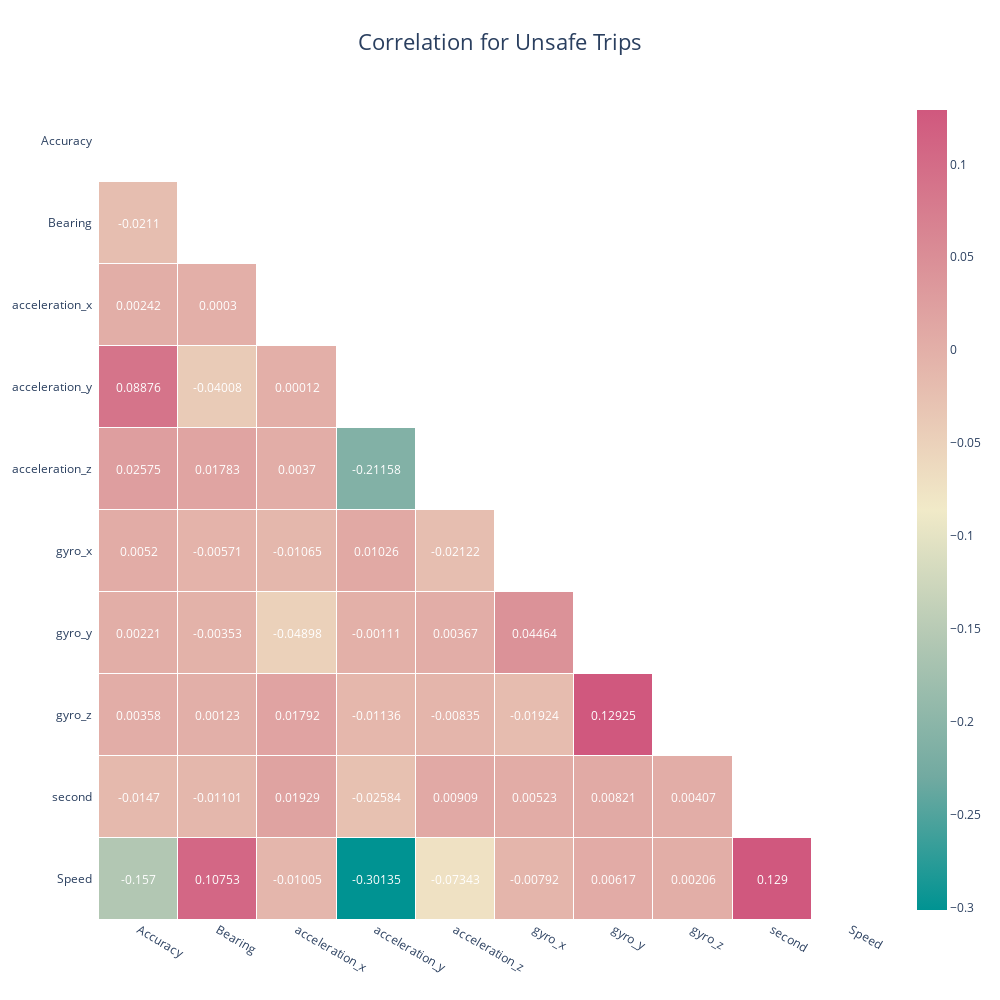

Notebook code for this chart:
### Markdown cell above
## Correlation for Dangerous data

### Code cell
import plotly.io as pio
import plotly.express as px
import plotly.graph_objects as go
import matplotlib.pyplot as plt
import numpy as np
import plotly.figure_factory as ff

# unsafe data is all dangerous data
unsafe10 = df[df['label']==1]
unsafe10 = unsafe10[unsafe10['Accuracy']<=3]
df2=unsafe10.drop(['label','bookingID'], axis=1)
corr = df2.corr().round(5)
mask = np.triu(np.ones_like(corr, dtype=bool))
df_mask = corr.mask(mask)

fig = ff.create_annotated_heatmap(z=df_mask.to_numpy(), 
                                  x=df_mask.columns.tolist(),
                                  y=df_mask.columns.tolist(),
                                  colorscale=px.colors.diverging.Tealrose,
                                  hoverinfo="none", #Shows hoverinfo for null values
                                  showscale=True, ygap=1, xgap=1
                                 )

fig.update_xaxes(side="bottom")

fig.update_layout(
    title_text='Correlation for Unsafe Trips', 
    title_x=0.5,
    title_font_size=22,
    width=1000, 
    height=1000,
    xaxis_showgrid=False,
    yaxis_showgrid=False,
    xaxis_zeroline=False,
    yaxis_zeroline=False,
    yaxis_autorange='reversed',
    template='plotly_white'
)

# NaN values are not handled automatically and are displayed in the figure
# So we need to get rid of the text manually
for i in range(len(fig.layout.annotations)):
    if fig.layout.annotations[i].text == 'nan':
        fig.layout.annotations[i].text = ""

fig.show()

### Figure 1 — Plotly figure (JSON) as saved in the notebook; plotly's stock layout.template omitted (floating-point values rounded to 4 significant figures)
{"data": [{"colorscale": [[0, "rgb(0, 147, 146)"], [0.1667, "rgb(114, 170, 161)"], [0.3333, "rgb(177, 199, 179)"], [0.5, "rgb(241, 234, 200)"], [0.6667, "rgb(229, 185, 173)"], [0.8333, "rgb(217, 137, 148)"], [1, "rgb(208, 88, 126)"]], "hoverinfo": "none", "reversescale": false, "showscale": true, "type": "heatmap", "x": ["Accuracy", "Bearing", "acceleration_x", "acceleration_y", "acceleration_z", "gyro_x", "gyro_y", "gyro_z", "second", "Speed"], "xgap": 1, "y": ["Accuracy", "Bearing", "acceleration_x", "acceleration_y", "acceleration_z", "gyro_x", "gyro_y", "gyro_z", "second", "Speed"], "ygap": 1, "z": [[null, null, null, null, null, null, null, null, null, null], [-0.0211, null, null, null, null, null, null, null, null, null], [0.00242, 0.0003, null, null, null, null, null, null, null, null], [0.08876, -0.04008, 0.00012, null, null, null, null, null, null, null], [0.02575, 0.01783, 0.0037, -0.2116, null, null, null, null, null, null], [0.0052, -0.00571, -0.01065, 0.01026, -0.02122, null, null, null, null, null], [0.00221, -0.00353, -0.04898, -0.00111, 0.00367, 0.04464, null, null, null, null], [0.00358, 0.00123, 0.01792, -0.01136, -0.00835, -0.01924, 0.1293, null, null, null], [-0.0147, -0.01101, 0.01929, -0.02584, 0.00909, 0.00523, 0.00821, 0.00407, null, null], [-0.157, 0.1075, -0.01005, -0.3014, -0.07343, -0.00792, 0.00617, 0.00206, 0.129, null]]}], "layout": {"annotations": [{"font": {"color": "#FFFFFF"}, "showarrow": false, "text": "", "x": "Accuracy", "xref": "x", "y": "Accuracy", "yref": "y"}, {"font": {"color": "#FFFFFF"}, "showarrow": false, "text": "", "x": "Bearing", "xref": "x", "y": "Accuracy", "yref": "y"}, {"font": {"color": "#FFFFFF"}, "showarrow": false, "text": "", "x": "acceleration_x", "xref": "x", "y": "Accuracy", "yref": "y"}, {"font": {"color": "#FFFFFF"}, "showarrow": false, "text": "", "x": "acceleration_y", "xref": "x", "y": "Accuracy", "yref": "y"}, {"font": {"color": "#FFFFFF"}, "showarrow": false, "text": "", "x": "acceleration_z", "xref": "x", "y": "Accuracy", "yref": "y"}, {"font": {"color": "#FFFFFF"}, "showarrow": false, "text": "", "x": "gyro_x", "xref": "x", "y": "Accuracy", "yref": "y"}, {"font": {"color": "#FFFFFF"}, "showarrow": false, "text": "", "x": "gyro_y", "xref": "x", "y": "Accuracy", "yref": "y"}, {"font": {"color": "#FFFFFF"}, "showarrow": false, "text": "", "x": "gyro_z", "xref": "x", "y": "Accuracy", "yref": "y"}, {"font": {"color": "#FFFFFF"}, "showarrow": false, "text": "", "x": "second", "xref": "x", "y": "Accuracy", "yref": "y"}, {"font": {"color": "#FFFFFF"}, "showarrow": false, "text": "", "x": "Speed", "xref": "x", "y": "Accuracy", "yref": "y"}, {"font": {"color": "#FFFFFF"}, "showarrow": false, "text": "-0.0211", "x": "Accuracy", "xref": "x", "y": "Bearing", "yref": "y"}, {"font": {"color": "#FFFFFF"}, "showarrow": false, "text": "", "x": "Bearing", "xref": "x", "y": "Bearing", "yref": "y"}, {"font": {"color": "#FFFFFF"}, "showarrow": false, "text": "", "x": "acceleration_x", "xref": "x", "y": "Bearing", "yref": "y"}, {"font": {"color": "#FFFFFF"}, "showarrow": false, "text": "", "x": "acceleration_y", "xref": "x", "y": "Bearing", "yref": "y"}, {"font": {"color": "#FFFFFF"}, "showarrow": false, "text": "", "x": "acceleration_z", "xref": "x", "y": "Bearing", "yref": "y"}, {"font": {"color": "#FFFFFF"}, "showarrow": false, "text": "", "x": "gyro_x", "xref": "x", "y": "Bearing", "yref": "y"}, {"font": {"color": "#FFFFFF"}, "showarrow": false, "text": "", "x": "gyro_y", "xref": "x", "y": "Bearing", "yref": "y"}, {"font": {"color": "#FFFFFF"}, "showarrow": false, "text": "", "x": "gyro_z", "xref": "x", "y": "Bearing", "yref": "y"}, {"font": {"color": "#FFFFFF"}, "showarrow": false, "text": "", "x": "second", "xref": "x", "y": "Bearing", "yref": "y"}, {"font": {"color": "#FFFFFF"}, "showarrow": false, "text": "", "x": "Speed", "xref": "x", "y": "Bearing", "yref": "y"}, {"font": {"color": "#FFFFFF"}, "showarrow": false, "text": "0.00242", "x": "Accuracy", "xref": "x", "y": "acceleration_x", "yref": "y"}, {"font": {"color": "#FFFFFF"}, "showarrow": false, "text": "0.0003", "x": "Bearing", "xref": "x", "y": "acceleration_x", "yref": "y"}, {"font": {"color": "#FFFFFF"}, "showarrow": false, "text": "", "x": "acceleration_x", "xref": "x", "y": "acceleration_x", "yref": "y"}, {"font": {"color": "#FFFFFF"}, "showarrow": false, "text": "", "x": "acceleration_y", "xref": "x", "y": "acceleration_x", "yref": "y"}, {"font": {"color": "#FFFFFF"}, "showarrow": false, "text": "", "x": "acceleration_z", "xref": "x", "y": "acceleration_x", "yref": "y"}, {"font": {"color": "#FFFFFF"}, "showarrow": false, "text": "", "x": "gyro_x", "xref": "x", "y": "acceleration_x", "yref": "y"}, {"font": {"color": "#FFFFFF"}, "showarrow": false, "text": "", "x": "gyro_y", "xref": "x", "y": "acceleration_x", "yref": "y"}, {"font": {"color": "#FFFFFF"}, "showarrow": false, "text": "", "x": "gyro_z", "xref": "x", "y": "acceleration_x", "yref": "y"}, {"font": {"color": "#FFFFFF"}, "showarrow": false, "text": "", "x": "second", "xref": "x", "y": "acceleration_x", "yref": "y"}, {"font": {"color": "#FFFFFF"}, "showarrow": false, "text": "", "x": "Speed", "xref": "x", "y": "acceleration_x", "yref": "y"}, {"font": {"color": "#FFFFFF"}, "showarrow": false, "text": "0.08876", "x": "Accuracy", "xref": "x", "y": "acceleration_y", "yref": "y"}, {"font": {"color": "#FFFFFF"}, "showarrow": false, "text": "-0.04008", "x": "Bearing", "xref": "x", "y": "acceleration_y", "yref": "y"}, {"font": {"color": "#FFFFFF"}, "showarrow": false, "text": "0.00012", "x": "acceleration_x", "xref": "x", "y": "acceleration_y", "yref": "y"}, {"font": {"color": "#FFFFFF"}, "showarrow": false, "text": "", "x": "acceleration_y", "xref": "x", "y": "acceleration_y", "yref": "y"}, {"font": {"color": "#FFFFFF"}, "showarrow": false, "text": "", "x": "acceleration_z", "xref": "x", "y": "acceleration_y", "yref": "y"}, {"font": {"color": "#FFFFFF"}, "showarrow": false, "text": "", "x": "gyro_x", "xref": "x", "y": "acceleration_y", "yref": "y"}, {"font": {"color": "#FFFFFF"}, "showarrow": false, "text": "", "x": "gyro_y", "xref": "x", "y": "acceleration_y", "yref": "y"}, {"font": {"color": "#FFFFFF"}, "showarrow": false, "text": "", "x": "gyro_z", "xref": "x", "y": "acceleration_y", "yref": "y"}, {"font": {"color": "#FFFFFF"}, "showarrow": false, "text": "", "x": "second", "xref": "x", "y": "acceleration_y", "yref": "y"}, {"font": {"color": "#FFFFFF"}, "showarrow": false, "text": "", "x": "Speed", "xref": "x", "y": "acceleration_y", "yref": "y"}, {"font": {"color": "#FFFFFF"}, "showarrow": false, "text": "0.02575", "x": "Accuracy", "xref": "x", "y": "acceleration_z", "yref": "y"}, {"font": {"color": "#FFFFFF"}, "showarrow": false, "text": "0.01783", "x": "Bearing", "xref": "x", "y": "acceleration_z", "yref": "y"}, {"font": {"color": "#FFFFFF"}, "showarrow": false, "text": "0.0037", "x": "acceleration_x", "xref": "x", "y": "acceleration_z", "yref": "y"}, {"font": {"color": "#FFFFFF"}, "showarrow": false, "text": "-0.21158", "x": "acceleration_y", "xref": "x", "y": "acceleration_z", "yref": "y"}, {"font": {"color": "#FFFFFF"}, "showarrow": false, "text": "", "x": "acceleration_z", "xref": "x", "y": "acceleration_z", "yref": "y"}, {"font": {"color": "#FFFFFF"}, "showarrow": false, "text": "", "x": "gyro_x", "xref": "x", "y": "acceleration_z", "yref": "y"}, {"font": {"color": "#FFFFFF"}, "showarrow": false, "text": "", "x": "gyro_y", "xref": "x", "y": "acceleration_z", "yref": "y"}, {"font": {"color": "#FFFFFF"}, "showarrow": false, "text": "", "x": "gyro_z", "xref": "x", "y": "acceleration_z", "yref": "y"}, {"font": {"color": "#FFFFFF"}, "showarrow": false, "text": "", "x": "second", "xref": "x", "y": "acceleration_z", "yref": "y"}, {"font": {"color": "#FFFFFF"}, "showarrow": false, "text": "", "x": "Speed", "xref": "x", "y": "acceleration_z", "yref": "y"}, {"font": {"color": "#FFFFFF"}, "showarrow": false, "text": "0.0052", "x": "Accuracy", "xref": "x", "y": "gyro_x", "yref": "y"}, {"font": {"color": "#FFFFFF"}, "showarrow": false, "text": "-0.00571", "x": "Bearing", "xref": "x", "y": "gyro_x", "yref": "y"}, {"font": {"color": "#FFFFFF"}, "showarrow": false, "text": "-0.01065", "x": "acceleration_x", "xref": "x", "y": "gyro_x", "yref": "y"}, {"font": {"color": "#FFFFFF"}, "showarrow": false, "text": "0.01026", "x": "acceleration_y", "xref": "x", "y": "gyro_x", "yref": "y"}, {"font": {"color": "#FFFFFF"}, "showarrow": false, "text": "-0.02122", "x": "acceleration_z", "xref": "x", "y": "gyro_x", "yref": "y"}, {"font": {"color": "#FFFFFF"}, "showarrow": false, "text": "", "x": "gyro_x", "xref": "x", "y": "gyro_x", "yref": "y"}, {"font": {"color": "#FFFFFF"}, "showarrow": false, "text": "", "x": "gyro_y", "xref": "x", "y": "gyro_x", "yref": "y"}, {"font": {"color": "#FFFFFF"}, "showarrow": false, "text": "", "x": "gyro_z", "xref": "x", "y": "gyro_x", "yref": "y"}, {"font": {"color": "#FFFFFF"}, "showarrow": false, "text": "", "x": "second", "xref": "x", "y": "gyro_x", "yref": "y"}, {"font": {"color": "#FFFFFF"}, "showarrow": false, "text": "", "x": "Speed", "xref": "x", "y": "gyro_x", "yref": "y"}, {"font": {"color": "#FFFFFF"}, "showarrow": false, "text": "0.00221", "x": "Accuracy", "xref": "x", "y": "gyro_y", "yref": "y"}, {"font": {"color": "#FFFFFF"}, "showarrow": false, "text": "-0.00353", "x": "Bearing", "xref": "x", "y": "gyro_y", "yref": "y"}, {"font": {"color": "#FFFFFF"}, "showarrow": false, "text": "-0.04898", "x": "acceleration_x", "xref": "x", "y": "gyro_y", "yref": "y"}, {"font": {"color": "#FFFFFF"}, "showarrow": false, "text": "-0.00111", "x": "acceleration_y", "xref": "x", "y": "gyro_y", "yref": "y"}, {"font": {"color": "#FFFFFF"}, "showarrow": false, "text": "0.00367", "x": "acceleration_z", "xref": "x", "y": "gyro_y", "yref": "y"}, {"font": {"color": "#FFFFFF"}, "showarrow": false, "text": "0.04464", "x": "gyro_x", "xref": "x", "y": "gyro_y", "yref": "y"}, {"font": {"color": "#FFFFFF"}, "showarrow": false, "text": "", "x": "gyro_y", "xref": "x", "y": "gyro_y", "yref": "y"}, {"font": {"color": "#FFFFFF"}, "showarrow": false, "text": "", "x": "gyro_z", "xref": "x", "y": "gyro_y", "yref": "y"}, {"font": {"color": "#FFFFFF"}, "showarrow": false, "text": "", "x": "second", "xref": "x", "y": "gyro_y", "yref": "y"}, {"font": {"color": "#FFFFFF"}, "showarrow": false, "text": "", "x": "Speed", "xref": "x", "y": "gyro_y", "yref": "y"}, {"font": {"color": "#FFFFFF"}, "showarrow": false, "text": "0.00358", "x": "Accuracy", "xref": "x", "y": "gyro_z", "yref": "y"}, {"font": {"color": "#FFFFFF"}, "showarrow": false, "text": "0.00123", "x": "Bearing", "xref": "x", "y": "gyro_z", "yref": "y"}, {"font": {"color": "#FFFFFF"}, "showarrow": false, "text": "0.01792", "x": "acceleration_x", "xref": "x", "y": "gyro_z", "yref": "y"}, {"font": {"color": "#FFFFFF"}, "showarrow": false, "text": "-0.01136", "x": "acceleration_y", "xref": "x", "y": "gyro_z", "yref": "y"}, {"font": {"color": "#FFFFFF"}, "showarrow": false, "text": "-0.00835", "x": "acceleration_z", "xref": "x", "y": "gyro_z", "yref": "y"}, {"font": {"color": "#FFFFFF"}, "showarrow": false, "text": "-0.01924", "x": "gyro_x", "xref": "x", "y": "gyro_z", "yref": "y"}, {"font": {"color": "#FFFFFF"}, "showarrow": false, "text": "0.12925", "x": "gyro_y", "xref": "x", "y": "gyro_z", "yref": "y"}, {"font": {"color": "#FFFFFF"}, "showarrow": false, "text": "", "x": "gyro_z", "xref": "x", "y": "gyro_z", "yref": "y"}, {"font": {"color": "#FFFFFF"}, "showarrow": false, "text": "", "x": "second", "xref": "x", "y": "gyro_z", "yref": "y"}, {"font": {"color": "#FFFFFF"}, "showarrow": false, "text": "", "x": "Speed", "xref": "x", "y": "gyro_z", "yref": "y"}, {"font": {"color": "#FFFFFF"}, "showarrow": false, "text": "-0.0147", "x": "Accuracy", "xref": "x", "y": "second", "yref": "y"}, {"font": {"color": "#FFFFFF"}, "showarrow": false, "text": "-0.01101", "x": "Bearing", "xref": "x", "y": "second", "yref": "y"}, {"font": {"color": "#FFFFFF"}, "showarrow": false, "text": "0.01929", "x": "acceleration_x", "xref": "x", "y": "second", "yref": "y"}, {"font": {"color": "#FFFFFF"}, "showarrow": false, "text": "-0.02584", "x": "acceleration_y", "xref": "x", "y": "second", "yref": "y"}, {"font": {"color": "#FFFFFF"}, "showarrow": false, "text": "0.00909", "x": "acceleration_z", "xref": "x", "y": "second", "yref": "y"}, {"font": {"color": "#FFFFFF"}, "showarrow": false, "text": "0.00523", "x": "gyro_x", "xref": "x", "y": "second", "yref": "y"}, {"font": {"color": "#FFFFFF"}, "showarrow": false, "text": "0.00821", "x": "gyro_y", "xref": "x", "y": "second", "yref": "y"}, {"font": {"color": "#FFFFFF"}, "showarrow": false, "text": "0.00407", "x": "gyro_z", "xref": "x", "y": "second", "yref": "y"}, {"font": {"color": "#FFFFFF"}, "showarrow": false, "text": "", "x": "second", "xref": "x", "y": "second", "yref": "y"}, {"font": {"color": "#FFFFFF"}, "showarrow": false, "text": "", "x": "Speed", "xref": "x", "y": "second", "yref": "y"}, {"font": {"color": "#FFFFFF"}, "showarrow": false, "text": "-0.157", "x": "Accuracy", "xref": "x", "y": "Speed", "yref": "y"}, {"font": {"color": "#FFFFFF"}, "showarrow": false, "text": "0.10753", "x": "Bearing", "xref": "x", "y": "Speed", "yref": "y"}, {"font": {"color": "#FFFFFF"}, "showarrow": false, "text": "-0.01005", "x": "acceleration_x", "xref": "x", "y": "Speed", "yref": "y"}, {"font": {"color": "#FFFFFF"}, "showarrow": false, "text": "-0.30135", "x": "acceleration_y", "xref": "x", "y": "Speed", "yref": "y"}, {"font": {"color": "#FFFFFF"}, "showarrow": false, "text": "-0.07343", "x": "acceleration_z", "xref": "x", "y": "Speed", "yref": "y"}, {"font": {"color": "#FFFFFF"}, "showarrow": false, "text": "-0.00792", "x": "gyro_x", "xref": "x", "y": "Speed", "yref": "y"}, {"font": {"color": "#FFFFFF"}, "showarrow": false, "text": "0.00617", "x": "gyro_y", "xref": "x", "y": "Speed", "yref": "y"}, {"font": {"color": "#FFFFFF"}, "showarrow": false, "text": "0.00206", "x": "gyro_z", "xref": "x", "y": "Speed", "yref": "y"}, {"font": {"color": "#FFFFFF"}, "showarrow": false, "text": "0.129", "x": "second", "xref": "x", "y": "Speed", "yref": "y"}, {"font": {"color": "#FFFFFF"}, "showarrow": false, "text": "", "x": "Speed", "xref": "x", "y": "Speed", "yref": "y"}], "height": 1000, "title": {"font": {"size": 22}, "text": "Correlation for Unsafe Trips", "x": 0.5}, "width": 1000, "xaxis": {"dtick": 1, "gridcolor": "rgb(0, 0, 0)", "showgrid": false, "side": "bottom", "ticks": "", "zeroline": false}, "yaxis": {"autorange": "reversed", "dtick": 1, "showgrid": false, "ticks": "", "ticksuffix": "  ", "zeroline": false}}}
